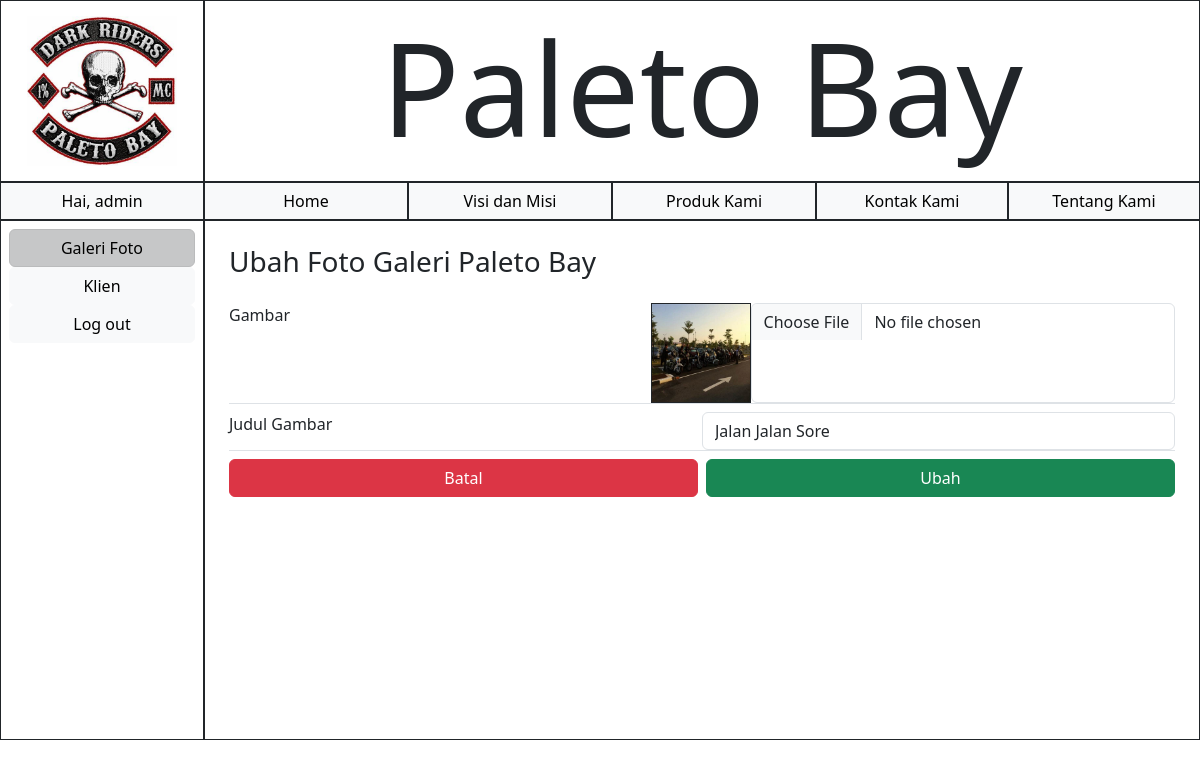
Screenshot of /pages/galeriUbah.php?id=1 (signed in) with the database file from the repository.
### tables this page shows
CREATE TABLE `galeri` (
  `id` int(11) NOT NULL,
  `gambar` varchar(50) NOT NULL,
  `judul` varchar(50) NOT NULL
);

### pages/galeriUbah.php (the view, shortened to what this page needs)
<?php
include "../util/connection.php";
if (isset($_GET['id'])) {
    $id = $_GET['id'];
    $q = mysqli_query($conn, "SELECT * FROM galeri WHERE id = $id");
    $oldGaleri = mysqli_fetch_assoc($q);
}
?>
<!DOCTYPE html>
<html lang="en">
<head>
    <link rel="stylesheet" href="../bootstrap-5.3.3-dist/css/bootstrap.min.css">
</head>
<body class="vh-100">
    <div class="d-flex w-100">
        <div class="p-2 border border-dark d-flex justify-content-center align-items-center" style="width: 17%;">
            <img src="../assets/Paleto-bay-logo.jpg" alt="rocklee.png" style="width: 150px; height: 150px;">
        </div>
        <div class="p-2 border border-dark" style="width: 83%;">
            <h1 class="text-dark text-center" style="font-size: 130px;">Paleto Bay</h1>
        </div>
    </div>
    <nav class="w-100 d-flex">
        <a href="home.php" class="border border-dark rounded-0 text-decoration-none btn btn-light " style="width: 17%;">Hai, <?= $_SESSION['user']['nama'] ?></a>
        <a href="home.php" class="border border-dark rounded-0 text-decoration-none btn btn-light " style="width: 17%;">Home</a>
        <a href="visiMisi.php" class="border border-dark rounded-0 text-decoration-none btn btn-light " style="width: 17%;">Visi dan Misi</a>
        <a href="produkKami.php" class="border border-dark rounded-0 text-decoration-none btn btn-light " style="width: 17%;">Produk Kami</a>
        <a href="kontak.php" class="border border-dark rounded-0 text-decoration-none btn btn-light " style="width: 16%;">Kontak Kami</a>
        <a href="about.php" class="border border-dark rounded-0 text-decoration-none btn btn-light" style="width: 16%;">Tentang Kami</a>
    </nav>
    <div class="w-100 d-flex" style="height: 65vh;">
        <aside class="border border-dark d-flex flex-column p-2" style="width: 17%;">
            <a href="galeriFoto.php" class="text-decoration-none btn btn-light active">Galeri Foto</a>
            <a href="klien.php" class="text-decoration-none btn btn-light">Klien</a>
            <a href="../util/logout.php" class="text-decoration-none btn btn-light">Log out</a>
        </aside>
        <main class="border border-dark p-4 overflow-x-auto" style="width: 83%;">
            <h3 class="mb-4">Ubah Foto Galeri Paleto Bay</h3>
            <form action="" method="POST">
                <div class="d-flex border-bottom mb-2">
                    <label for="gambar" class="w-50">Gambar</label>
                    <img src="../assets/galeri/<?= $oldGaleri['gambar'] ?>" alt="<?= $oldGaleri['gambar'] ?>" class="border border-dark" style="width: 100px; height:100px;">
                    <input type="file" name="gambar" id="gambar" class="form-control w-50">
                </div>
                <div class="d-flex border-bottom mb-2">
                    <label for="jGambar" class="w-50">Judul Gambar</label>
                    <input type="text" name="jGambar" id="jGambar" class="form-control w-50" value="<?= $oldGaleri['judul'] ?>">
                </div>
                <div class="d-flex gap-2 mb-2">
                    <a href="galeriFoto.php" class="w-50 btn btn-danger">Batal</a>
                    <button name="btn-submit" class="btn btn-success w-50">Ubah</button>
                </div>
            </form>
        </main>
    </div>
</body>
</html>

### rows the page displays
galeri: gambar (picture), jGambar "Jalan Jalan Sore"

### other values shown
$_SESSION['user']['nama'] "admin"
